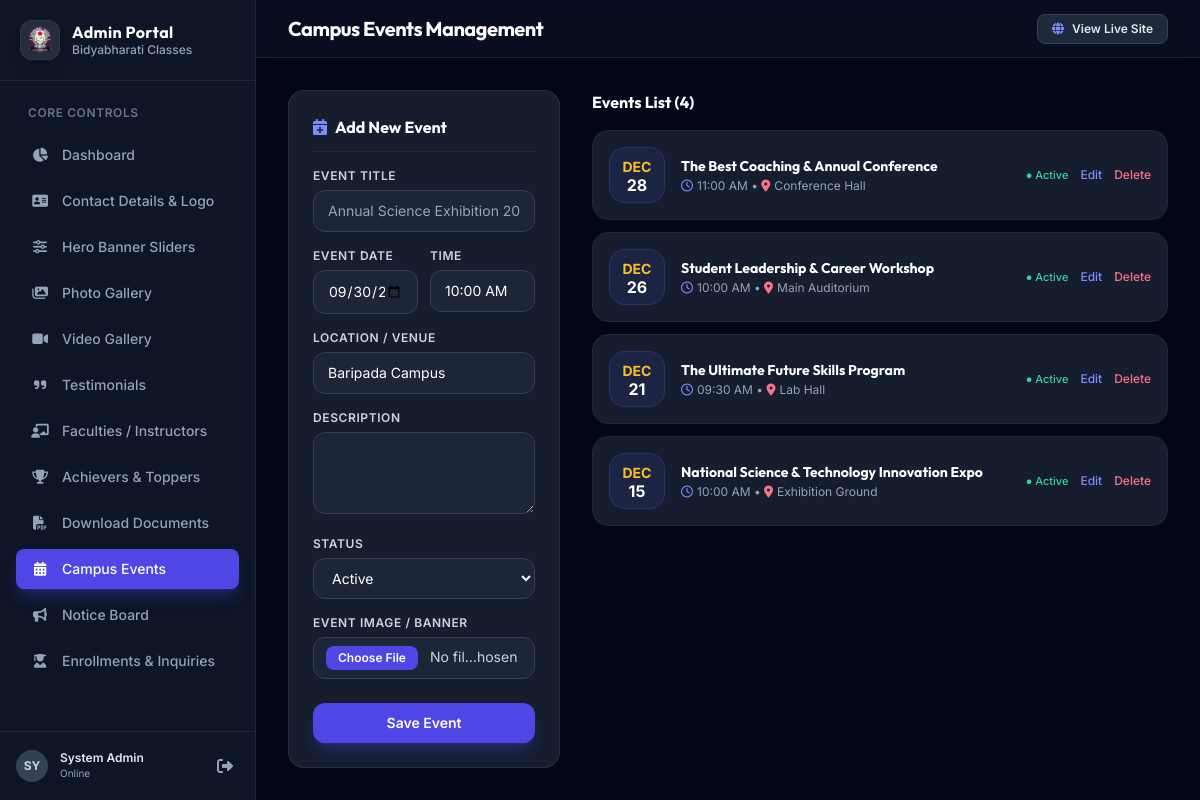
The page /admin/events.php (signed in) on the database its author committed.
### tables this page shows
CREATE TABLE IF NOT EXISTS `site_settings` (
  `id` INT PRIMARY KEY DEFAULT 1,
  `site_name` VARCHAR(150) DEFAULT 'Bidyabharati Classes',
  `logo_path` VARCHAR(255) DEFAULT 'uploads/logo.png',
  `favicon_path` VARCHAR(255) DEFAULT 'assets/images/bidyarthilogo.png',
  `phone` VARCHAR(50) DEFAULT '+91 98765 43210',
  `email` VARCHAR(100) DEFAULT 'info@bidyarthiclasses.com',
  `address` TEXT,
  `working_hours` VARCHAR(255) DEFAULT '10:00 AM – 10:00 PM (Monday - Sunday)',
  `map_iframe` TEXT,
  `facebook_url` VARCHAR(255) DEFAULT 'https://facebook.com',
  `twitter_url` VARCHAR(255) DEFAULT 'https://twitter.com',
  `instagram_url` VARCHAR(255) DEFAULT 'https://instagram.com',
  `linkedin_url` VARCHAR(255) DEFAULT 'https://linkedin.com',
  `updated_at` TIMESTAMP DEFAULT CURRENT_TIMESTAMP ON UPDATE CURRENT_TIMESTAMP
);

CREATE TABLE IF NOT EXISTS `events` (
  `id` INT AUTO_INCREMENT PRIMARY KEY,
  `title` VARCHAR(255) NOT NULL,
  `event_date` DATE NOT NULL,
  `event_time` VARCHAR(100) DEFAULT '10:00 AM',
  `location` VARCHAR(255) DEFAULT 'Baripada Campus',
  `description` TEXT,
  `rating` INT DEFAULT 5,
  `image_path` VARCHAR(255) DEFAULT '',
  `status` ENUM('active', 'inactive') DEFAULT 'active',
  `created_at` TIMESTAMP DEFAULT CURRENT_TIMESTAMP
);

### admin/events.php (the view, shortened to what the rows shown need)
<?php
include 'header.php';
try {
    $pdo->exec("CREATE TABLE IF NOT EXISTS `events` (
      `id` INT AUTO_INCREMENT PRIMARY KEY,
      `title` VARCHAR(255) NOT NULL,
      `event_date` DATE NOT NULL,
      `event_time` VARCHAR(100) DEFAULT '10:00 AM',
      `location` VARCHAR(255) DEFAULT 'Baripada Campus',
      `description` TEXT,
      `rating` INT DEFAULT 5,
      `image_path` VARCHAR(255) DEFAULT '',
      `status` ENUM('active', 'inactive') DEFAULT 'active',
      `created_at` TIMESTAMP DEFAULT CURRENT_TIMESTAMP
    ) ENGINE=InnoDB DEFAULT CHARSET=utf8mb4");
} catch (Exception $e) {}
$items = $pdo->query("SELECT * FROM events ORDER BY event_date DESC")->fetchAll();
?>
<div class="grid grid-cols-1 lg:grid-cols-3 gap-8">
    <div class="lg:col-span-2 space-y-4">
        <?php if (empty($items)): ?>
            <div class="glass-panel p-8 text-center rounded-2xl text-slate-400 text-sm">
                No events posted yet. Use the form to publish events.
            </div>
        <?php else: ?>
            <div class="space-y-3">
                <?php foreach ($items as $item): ?>
                    <div class="glass-panel p-4 rounded-2xl border border-slate-800 flex items-center justify-between gap-4">
                        <div class="flex items-center gap-4 min-w-0">
                            <div class="w-14 h-14 rounded-2xl bg-indigo-500/10 text-indigo-400 flex flex-col items-center justify-center font-bold text-xs shrink-0 border border-indigo-500/20">
                                <span class="text-amber-400 text-sm uppercase"><?= date('M', strtotime($item['event_date'])) ?></span>
                                <span class="text-white text-base leading-none"><?= date('d', strtotime($item['event_date'])) ?></span>
                            </div>
                            <div class="min-w-0">
                                <h4 class="text-sm font-bold text-white truncate"><?= htmlspecialchars($item['title']) ?></h4>
                                <p class="text-xs text-slate-400 mt-0.5"><i class="fa-regular fa-clock mr-1 text-indigo-400"></i><?= htmlspecialchars($item['event_time']) ?> • <i class="fa-solid fa-location-dot mr-1 text-rose-400"></i><?= htmlspecialchars($item['location']) ?></p>
                            </div>
                        </div>
                        <div class="flex items-center gap-3 shrink-0">
                            <span class="text-[11px] font-medium <?= $item['status'] === 'active' ? 'text-emerald-400' : 'text-slate-500' ?>">
                                ● <?= ucfirst($item['status']) ?>
                            </span>
                            <a href="events.php?action=edit&id=<?= $item['id'] ?>" class="text-xs text-indigo-400 hover:text-indigo-300 font-medium">Edit</a>
                            <a href="events.php?action=delete&id=<?= $item['id'] ?>" onclick="return confirm('Delete this event?')" class="text-xs text-rose-400 hover:text-rose-300 font-medium">Delete</a>
                        </div>
                    </div>
                <?php endforeach; ?>
            </div>
        <?php endif; ?>
    </div>
</div>
<?php include 'footer.php'; ?>

### admin/header.php (shortened to what the rows shown need)
<?php
require_once __DIR__ . '/../includes/db.php';
$stmtSettings = $pdo->query("SELECT * FROM site_settings WHERE id = 1");
$siteSettings = $stmtSettings->fetch() ?: [];
$current_page = basename($_SERVER['PHP_SELF']);
?>
<!DOCTYPE html>
<html lang="en" class="h-full bg-slate-900 text-slate-100">
<head>
    <script src="https://cdn.tailwindcss.com"></script>
    <link rel="stylesheet" href="https://cdnjs.cloudflare.com/ajax/libs/font-awesome/6.5.1/css/all.min.css" />
</head>
<body class="h-full flex flex-col bg-slate-950 text-slate-100">
<div class="flex h-screen overflow-hidden">
    <aside class="w-64 bg-slate-900/90 border-r border-slate-800 flex flex-col shrink-0">
        <div class="p-5 border-b border-slate-800 flex items-center gap-3">
            <div>
                <h2 class="font-bold text-base text-white tracking-wide leading-tight">Admin Portal</h2>
                <p class="text-xs text-slate-400 font-medium truncate max-w-[140px]"><?= htmlspecialchars($siteSettings['site_name'] ?? 'Bidyabharati') ?></p>
            </div>
        </div>
    </aside>
    <main class="flex-1 overflow-y-auto bg-slate-950 flex flex-col">
        <header class="h-16 border-b border-slate-800/80 bg-slate-900/50 backdrop-blur-md px-8 flex items-center justify-between sticky top-0 z-30">
            <div class="flex items-center gap-4">
                <h1 class="text-xl font-bold text-white tracking-tight">
                    <?php
                    switch($current_page) {
                        case 'events.php': echo 'Campus Events Management'; break;
                    }
                    ?>
                </h1>
            </div>
        </header>
        <div class="p-8 flex-1">

### rows shown on the page
site_settings: site_name "Bidyabharati Classes"
events: event_date "DEC", event_date "28", title "The Best Coaching & Annual Conference", event_time "11:00 AM", location "Conference Hall", status "Active"
events: event_date "DEC", event_date "26", title "Student Leadership & Career Workshop", event_time "10:00 AM", location "Main Auditorium", status "Active"
events: event_date "DEC", event_date "21", title "The Ultimate Future Skills Program", event_time "09:30 AM", location "Lab Hall", status "Active"
events: event_date "DEC", event_date "15", title "National Science & Technology Innovation Expo", event_time "10:00 AM", location "Exhibition Ground", status "Active"

### other values the page prints
substr($_SESSION['admin_name'] ?? 'Admin', 0, 2) "SY"
$_SESSION['admin_name'] "System Admin"
count($items) "4"
